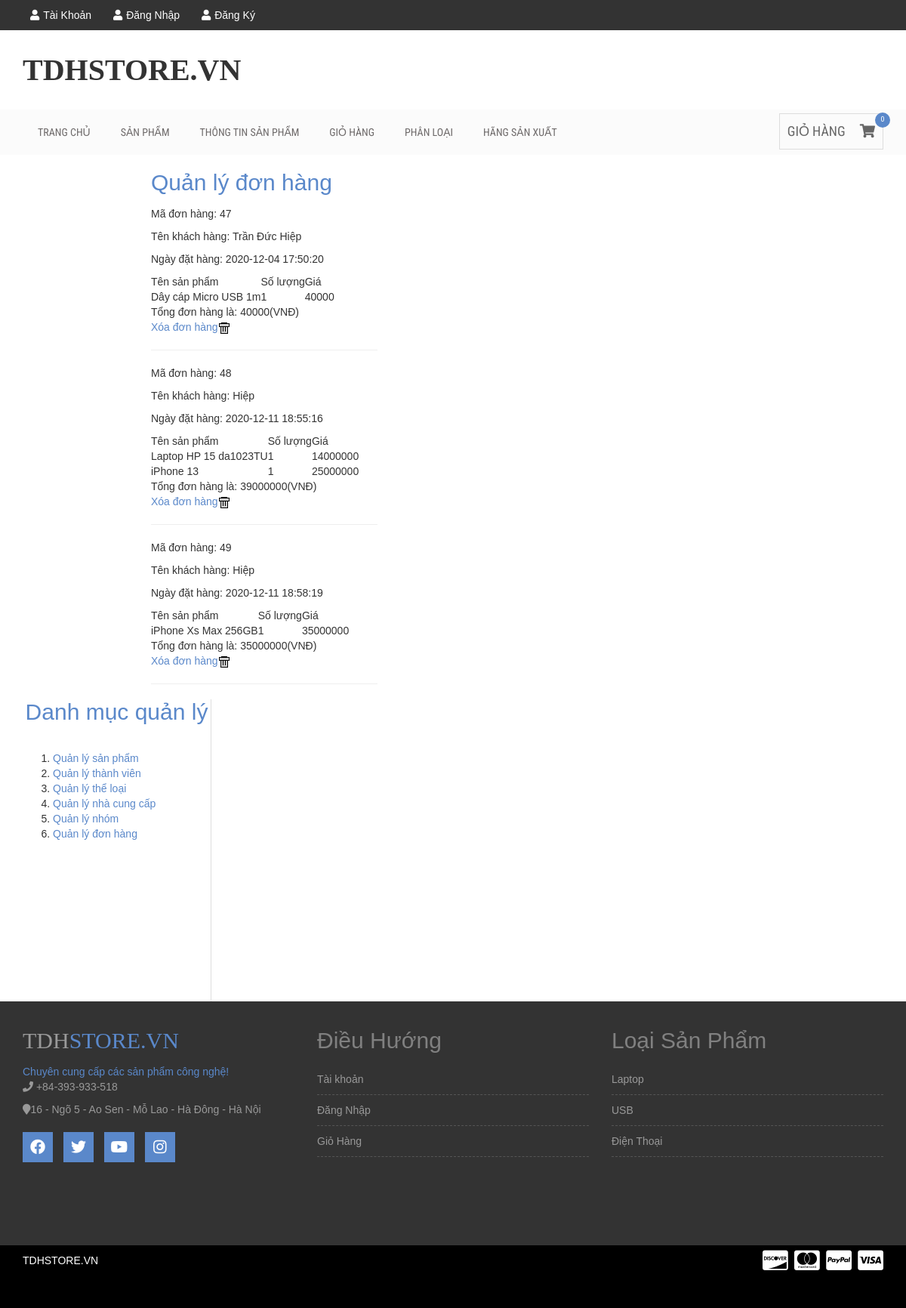
The app's page /admin.php?mod=order&act=manage with its own data.
### tables this page shows
CREATE TABLE `orders` (
  `OrderID` int(11) NOT NULL,
  `UserID` int(11) NOT NULL,
  `AddedDate` datetime NOT NULL,
  `Address` varchar(250) DEFAULT NULL,
  `Phone` varchar(20) DEFAULT NULL,
  `Sum` int(11) DEFAULT NULL,
  `Status` bit(1) NOT NULL DEFAULT b'0'
);

CREATE TABLE `users` (
  `UserID` int(11) NOT NULL,
  `GroupID` int(11) NOT NULL,
  `FullName` varchar(255) NOT NULL,
  `UserName` varchar(20) NOT NULL,
  `PassWord` varchar(32) NOT NULL,
  `Email` varchar(50) NOT NULL
);

CREATE TABLE `orderitems` (
  `OrderID` int(11) NOT NULL,
  `ProductID` int(11) NOT NULL,
  `Quantity` int(11) NOT NULL DEFAULT 0
);

CREATE TABLE `products` (
  `ProductID` int(11) NOT NULL,
  `ManufacturerID` int(11) NOT NULL,
  `CategoryID` int(11) NOT NULL,
  `ProductName` varchar(255) NOT NULL,
  `ImageUrl` varchar(255) NOT NULL,
  `Price` int(11) NOT NULL DEFAULT 0,
  `Quantity` int(11) NOT NULL DEFAULT 0,
  `Description` varchar(1000) NOT NULL,
  `Body` text NOT NULL
);

CREATE TABLE `categories` (
  `CategoryID` int(11) NOT NULL,
  `CategoryName` varchar(255) NOT NULL,
  `Position` int(11) DEFAULT 0
);

### Controller/Order/Manage.php (called while the page is built)
<?php
	include_once("Model/Order.php");
	include_once("Model/OrderItem.php");
	$ord = new Order();
	$order = $ord->getOrders();
	$oi = new OrderItem();
	include_once("View/Order/Manage.php");
?>

### Model/Order.php (called while the page is built, shortened)
<?php
include_once("DataProvider.php");
include_once("OrderItem.php");
class Order{
	private $da;
	function __construct(){
		$this->da = new DataProvider();
	}
	function getOrders(){
		$sql = "Select * from orders o join users u on o.UserID = u.UserID";
		return $this->da->FetchAll($sql);
	}
}
?>

### Model/DataProvider.php (called while the page is built, shortened)
<?php
	class DataProvider{
		private $link;
		function __construct()
		{
			$this->link=mysqli_connect("localhost","root","","computer");
		}
		function ExecuteQuery($sql)
		{
			mysqli_query($this->link,"set names utf8");
			return mysqli_query($this->link, $sql);
		}
		function FetchAll($sql){
			$arr=array();
			$r = $this->ExecuteQuery($sql);
			while($row = mysqli_fetch_assoc($r)){
				$arr[]=$row;
			}
			return $arr;
		}
	}
?>

### Model/OrderItem.php (called while the page is built, shortened)
<?php
include_once("DataProvider.php");
class OrderItem{
	private $da;
	function __construct(){
		$this->da = new DataProvider();
	}
	function GetOrderItemByOrder($orderID){
		$sql="Select orderitems.ProductID,ProductName,Price, orderitems.Quantity from orderitems inner join products on orderitems.ProductID=products.ProductID where OrderID=$orderID";
		return $this->da->FetchAll($sql);
	}
}
?>

### Controller/Category/Categoryfooter.php (called while the page is built)
<?php
	include_once("Model/Category.php");
	$cate = new Category;
	$result = $cate->getCategory();
	include("View/Category/Categoryfooter.php");
?>

### Model/Category.php (called while the page is built, shortened)
<?php
	include_once("Model/DataProvider.php");
	class Category{
		private $da;
		function __construct(){
			$this->da=new DataProvider();
		}
		function getCategory(){
			$sql= "Select * from categories";
			return $this->da->FetchAll($sql);
		}
	}
?>

### Controller/Category/Category.php (called while the page is built)
<?php
	include_once("Model/Category.php");
	$cate = new Category();
	$result = $cate->getCategory();
	include_once("View/Category/Category.php");
?>

### View/Order/Manage.php (the view, shortened to what this page needs)
<br>
<div style="width: 1000px; float: right;">
<h2><span><a href="admin.php?mod=order&act=manage">Quản lý đơn hàng</a></span></h2>
<p>
    <?php
    echo "<div style=\"width:300px;\">";
	foreach($order as $row)
	{
		echo "<p>Mã đơn hàng: $row[OrderID]</p>";
		echo "<p>Tên khách hàng: $row[FullName]</p>";
		echo "<p>Ngày đặt hàng: $row[AddedDate]</p>";
		$item = $oi->GetOrderItemByOrder($row['OrderID']);
		echo "<table>";
		echo "<tr><td>Tên sản phẩm</td><td>Số lượng</td><td>Giá</td></tr>";
		$sum=0;
		foreach($item as $rowitem)
		{
			echo "<tr><td>";
			echo $rowitem['ProductName']."</td><td>";
			echo $rowitem['Quantity']."</td><td>";
			echo $rowitem['Price']."</td>";
			echo "</tr>";
			$sum+=$rowitem['Quantity']*$rowitem['Price'];
		}
		echo "</table>";
		echo "Tổng đơn hàng là: ".$sum. "(VNĐ)";
		echo "<br>";
		echo "<a href=\"admin.php?mod=order&act=delete&id=$row[OrderID]\" onclick=\"return IsDelete()\">Xóa đơn hàng<img src=\"Images/Delete.gif\" /></a></td><td>";
		echo "<hr/>";
	}
	?>
	</div>
</p>
</div>

### View/Category/Categoryfooter.php
<?php
    foreach ($result as $row) {
    	echo "<li><a href=\"index.php?mod=category&act=resultcategory&id={$row['CategoryID']}\">{$row['CategoryName']}</a></li>";
    }
?>

### css/style.css (style rules this page uses)
img { max-width: 100%; height: auto; }
h1, h2, h3, h4, h5, h6 { margin: 0 0 15px; }
body { font-family:Arial, Helvetica, sans-serif; }
.footer-menu ul li { border-bottom: 1px dashed #555; padding: 5px 0; }
.footer-menu a { display: block; padding: 5px 0;color: #999 }
a { color: #5a88ca }
body { width: 100%; }

### records on screen
orders: OrderID "47", UserID.FullName "Trần Đức Hiệp", AddedDate "2020-12-04 17:50:20", sum "40000"
orderitems: ProductID.ProductName "Dây cáp Micro USB 1m", Quantity "1", ProductID.Price "40000"
orders: OrderID "48", UserID.FullName "Hiệp", AddedDate "2020-12-11 18:55:16", sum "39000000"
orderitems: ProductID.ProductName "Laptop HP 15 da1023TU", Quantity "1", ProductID.Price "14000000"
orderitems: ProductID.ProductName "iPhone 13", Quantity "1", ProductID.Price "25000000"
orders: OrderID "49", UserID.FullName "Hiệp", AddedDate "2020-12-11 18:58:19", sum "35000000"
orderitems: ProductID.ProductName "iPhone Xs Max 256GB", Quantity "1", ProductID.Price "35000000"
categories: CategoryName "Laptop"
categories: CategoryName "USB"
categories: CategoryName "Điện Thoại"
